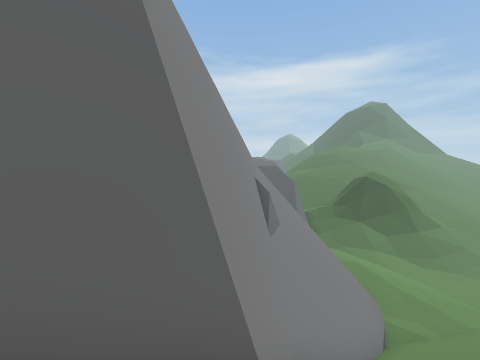
view 1 (above)

13 first-person views from a walk through a Unity game level. The camera is 1.4 m above the floor, tilts 2° down and sees 90° across. The floor is counted in squares, 2 m on a side. Each view is taken from the middle of a square. On the plan, view 1 faces up. The plan holds only what a view shows up to about 9 squares ahead; the rest is blank. The place goes on beyond the plan. Some animated figures are left out.

view 2
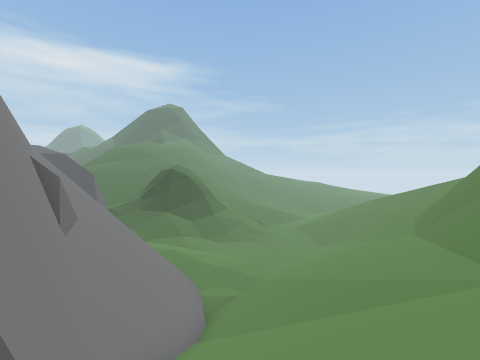

view 3
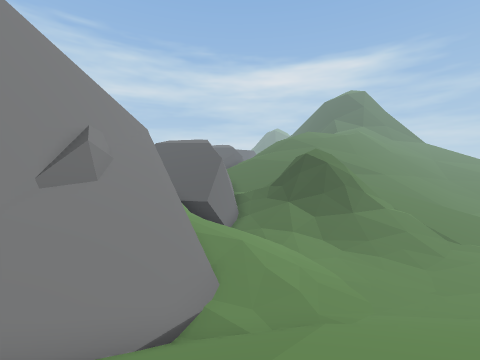

view 4
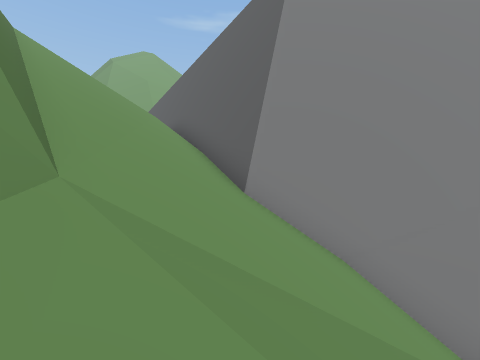

view 5
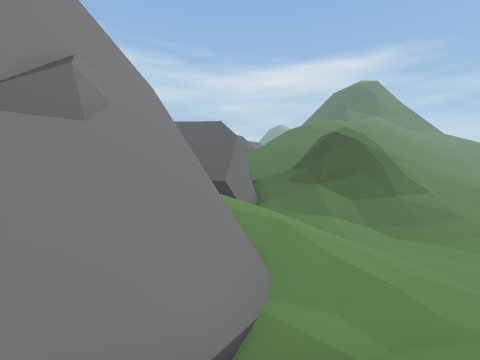

view 6
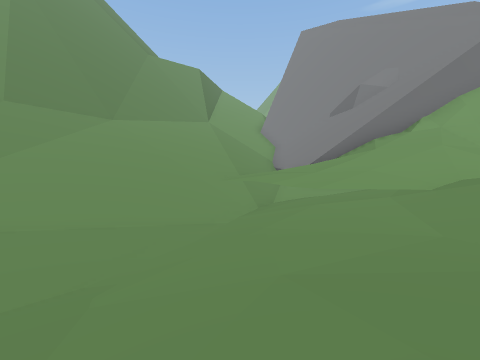

view 7
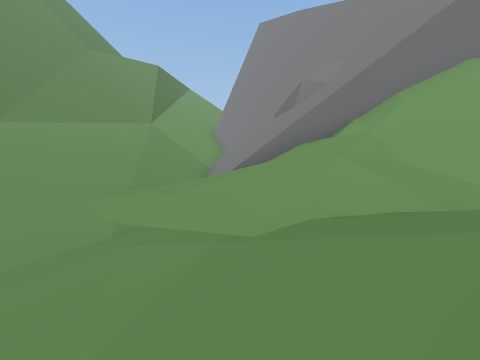

view 8
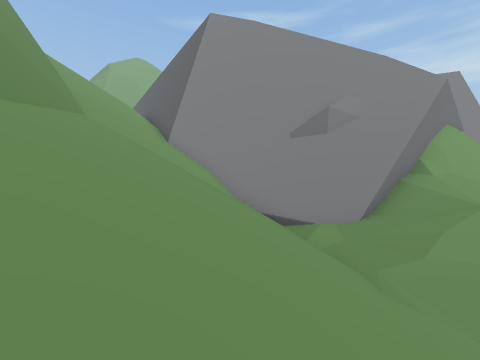

view 9
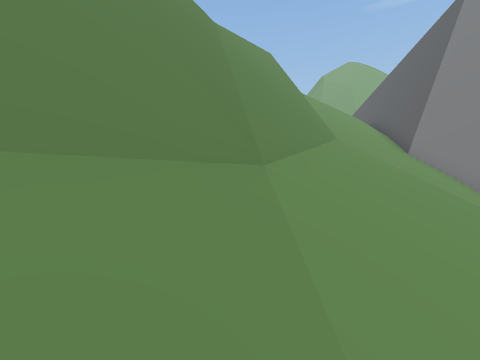

view 10
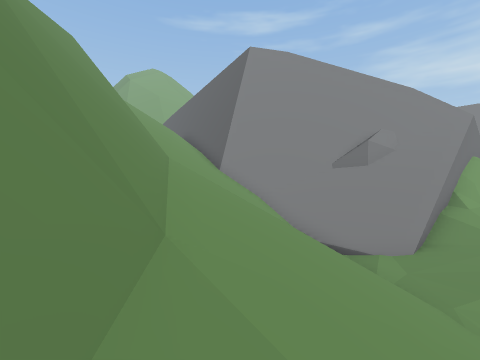

view 11
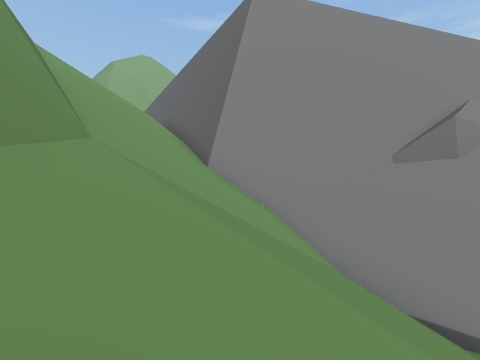

view 12
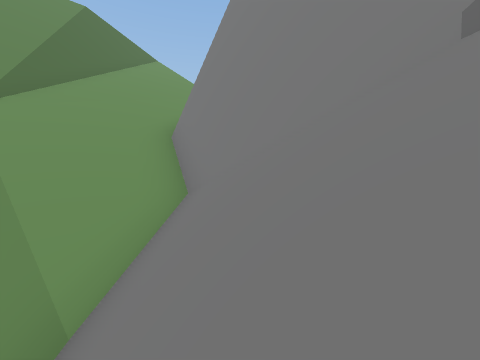

view 13
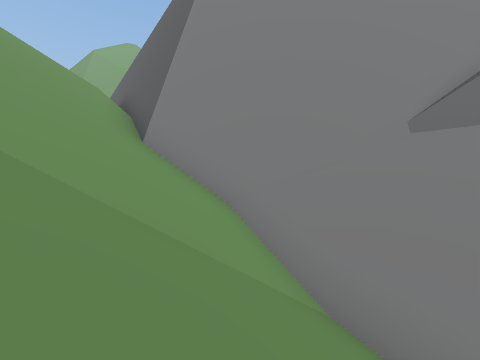

### Floor plan
Key: @ floor where view 1 was taken; # wall or solid block; . main floor; : floor 0.75 m higher than the main floor; + floor 1.5 m higher than the main floor; * floor 2.25 m higher than the main floor; % floor 3 m higher than the main floor; / step, stairs or slope; = window, fence, low wall or low ledge; ^ raised ledge; v drop or lower ground.
Columns run from 4 left of view 1 to 12 right of it. Each row starts with its distance up from view 1.
 13       #///+*/////
 12     ###////+//:::
 11     ###/////::...
 10     ##/#///+=:...
  9      #///%/+v/...
  8      #//=**+#//..
  7     ##///+++/////
  6     ##///////////
  5     ##///////////
  4     ##///////////
  3     #////////////
  2   ###///////#####
  1 ###/////=#####
  0 #///@//^##
 -1 =/////^^
 -2  ////#^vvvv
 -3  ///^ vvvv
 -4  /==
 -5  /#

Where each view was taken, in squares from view 1:
view 1: 0 up, 0 right, facing up
view 2: 1 up, 0 right, facing up-right
view 3: 2 up, 5 right, facing up
view 4: 2 up, 5 right, facing left
view 5: 4 up, 4 right, facing up
view 6: 12 up, 12 right, facing down-left
view 7: 13 up, 9 right, facing down-left
view 8: 5 up, 10 right, facing left
view 9: 4 up, 11 right, facing down-left
view 10: 3 up, 11 right, facing left
view 11: 3 up, 7 right, facing left
view 12: 7 up, 3 right, facing down-left
view 13: 4 up, 5 right, facing left
